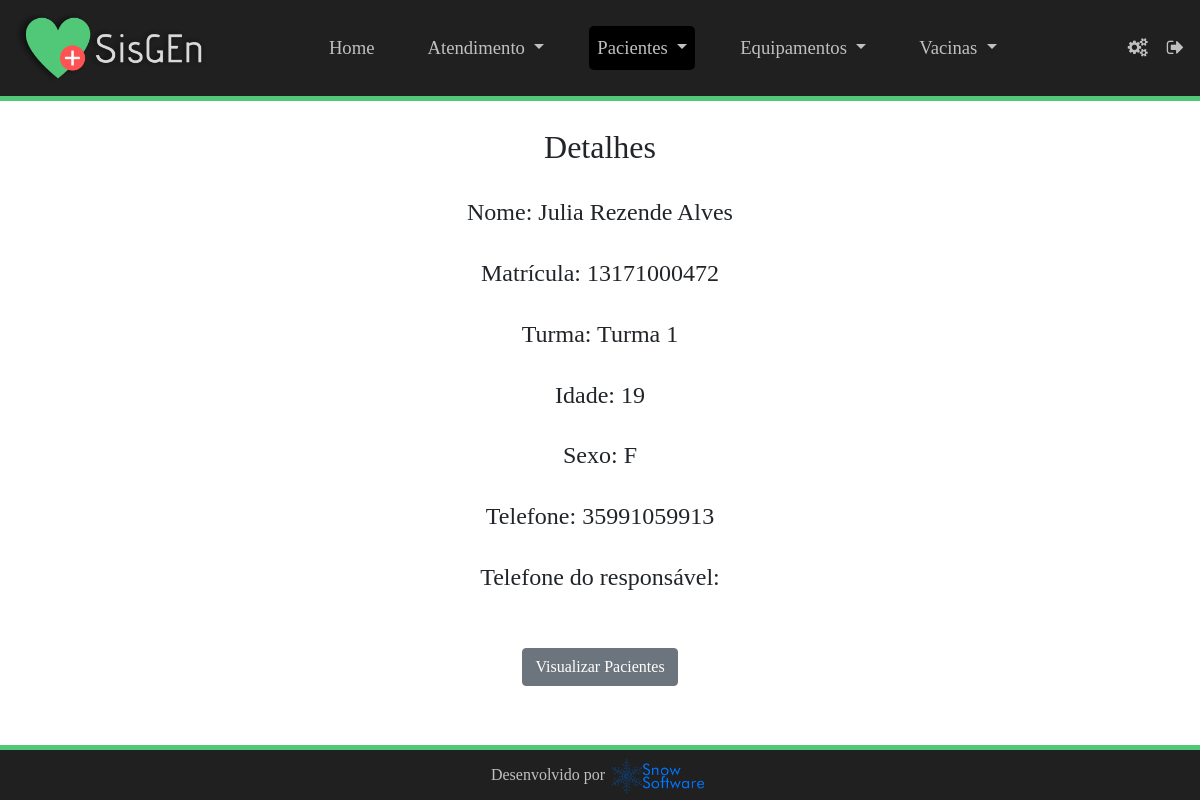
/visualizar-paciente/2 (signed in), run on the app's committed database.
### sisgen/models.py (models this page shows, shortened)
class Paciente(models.Model):
    SEXO_CHOICES = [
        ["F", "Feminino"],
        ["M", "Masculino"],
        ["N", "Nenhuma das opções"]
    ]
    nomePaciente = models.CharField(max_length=50, verbose_name='Nome Completo:')
    matriculaPaciente = models.CharField(max_length=20, verbose_name='Matrícula:')
    turmaPaciente = models.CharField(max_length=20, verbose_name='Turma:', blank=True)
    idadePaciente = models.IntegerField(verbose_name='Idade:')
    sexoPaciente = models.CharField(max_length=1, choices=SEXO_CHOICES, default="F", verbose_name='Sexo:')
    telefonePaciente = models.CharField(max_length=20, verbose_name='Telefone do Paciente:')
    telefoneResponsavelPaciente = models.CharField(max_length=20, verbose_name='Telefone do Responsável:', blank=True)

### sisgen/views.py (the view)
# urls.py: path('visualizar-paciente/<int:pk>', views.PacienteView.as_view(), name='paciente_view'),
class PacienteView(DetailView):
    model = Paciente

### sisgen/templates/sisgen/paciente_detail.html (shortened to what this page needs)
<!DOCTYPE html>
<html lang="pt-br">
{% load static %}
{% load crispy_forms_tags %}
  <head>
    <link rel="stylesheet" href="https://stackpath.bootstrapcdn.com/font-awesome/4.7.0/css/font-awesome.min.css">
    <link rel="stylesheet" href="https://stackpath.bootstrapcdn.com/bootstrap/4.3.1/css/bootstrap.min.css">
    <link rel="stylesheet" type="text/css" href="{% static 'sisgen/css/estilo.css' %}">
    <link rel="stylesheet" type="text/css" href="{% static 'sisgen/css/estilo_registros1.css' %}">
  </head>
  <body>
    {% if user.is_authenticated %}
      <nav class="navbar navbar-expand-lg sticky-top" id="divmenu">
        <a class="navbar-brand" href="#" id="logo"><img src="{% static 'sisgen/img/logosisgen.png' %}"/></a>
        <div class="collapse navbar-collapse" id="collapsibleNavbar">
          <ul class="navbar-nav" id="menu" style="margin: auto!important">
            <li class="nav-item px-3">
              <a class="nav-link" href="{% url "index"%}">Home</a>
            </li>
            <li class="nav-item dropdown px-3">
              <a class="nav-link dropdown-toggle" href="atendimento1.html" id="navbarDropdown" role="button" data-toggle="dropdown" aria-haspopup="true" aria-expanded="false">
                Atendimento
              </a>
            </li>
            <li class="nav-item dropdown px-3">
              <a class="nav-link dropdown-toggle active" href="paciente1.html" id="navbarDropdown" role="button" data-toggle="dropdown" aria-haspopup="true" aria-expanded="false">
                Pacientes
              </a>
            </li>
            <li class="nav-item dropdown px-3">
              <a class="nav-link dropdown-toggle" href="equipamento1.html" id="navbarDropdown" role="button" data-toggle="dropdown" aria-haspopup="true" aria-expanded="false">
                Equipamentos
              </a>
            </li>
            <li class="nav-item dropdown px-3">
              <a class="nav-link dropdown-toggle" href="vacina1.html" id="navbarDropdown" role="button" data-toggle="dropdown" aria-haspopup="true" aria-expanded="false">
                Vacinas
              </a>
            </li>
          </ul>
          <a href="{% url 'alterar-senha'%}" id="login" data-toggle="tooltip" data-placement="bottom" title="Alterar Senha"><span class="fa fa-cogs mx-1"></span></a>
          <a href="{% url 'logout'%}" id="login" data-toggle="tooltip" data-placement="bottom" title="Logout"><span class="fa fa-sign-out mx-1w"></span></a>
        </div>
      </nav>
      <div style="width: 100%; height: 5px; background-color: #50c878; position: fixed; z-index: 1;"></div>
      <div class="container text-center mt-2 mb-5"><br/>
        <h2>Detalhes</h2><br/>
        <h4>Nome: {{object.nomePaciente}}</h4><br/>
        <h4>Matrícula: {{object.matriculaPaciente}}</h4><br/>
        <h4>Turma: {{object.turmaPaciente}}</h4><br/>
        <h4>Idade: {{object.idadePaciente}}</h4><br/>
        <h4>Sexo: {{object.sexoPaciente}}</h4><br/>
        <h4>Telefone: {{object.telefonePaciente}}</h4><br/>
        <h4>Telefone do responsável: {{object.telefoneResponsavelPaciente}}</h4><br/><br/>
        <a  href="{% url "paciente_list"%}" class="btn btn-secondary mx-4" name="btnVisualizar" id="btnVisualizar">Visualizar Pacientes</a>
      </div><br/>
      <div style="width: 100%; height: 5px; background-color: #50c878; position: fixed; bottom: 50px;"></div>
      <footer class="footer fixed-bottom p-2">
        <div class="container-fluid text-center">
          <p>Desenvolvido por </p> <img src="{% static 'sisgen/img/logo.png' %}"/>
        </div>
      </footer>
    {% else %}
      <script type="text/javascript">
        window.location.href='{% url "login"%}';
      </script>
    {% endif %}
  </body>
</html>

### sisgen/static/sisgen/css/estilo.css (style rules this page uses)
body { font-family: 'Gotham'; }
body nav#divmenu { background-color: #202020; }
body nav#divmenu div a#login { font-size: 14pt; color: #c0c0c0; position: relative; margin-left: 15px; text-decoration: none; }
body nav#divmenu a#logo img { width: 190px; }
body nav#divmenu div ul li { margin-right: 5px; font-size: 14pt; }
body nav#divmenu div ul#menu li a { color: #c0c0c0; border-radius: 5px; }
body nav#divmenu div ul#menu li a.active { background-color: black; }
footer { color: #c0c0c0; background-color: #202020; position: relative; height: 50px; width: 100%; }
footer div { font-size: 12pt; }
footer div p { display: inline-block; }
footer div img { width: 100px; }

### data on the page
Paciente: nomePaciente "Julia Rezende Alves", matriculaPaciente "13171000472", turmaPaciente "Turma 1", idadePaciente "19", sexoPaciente "F", telefonePaciente "35991059913"
